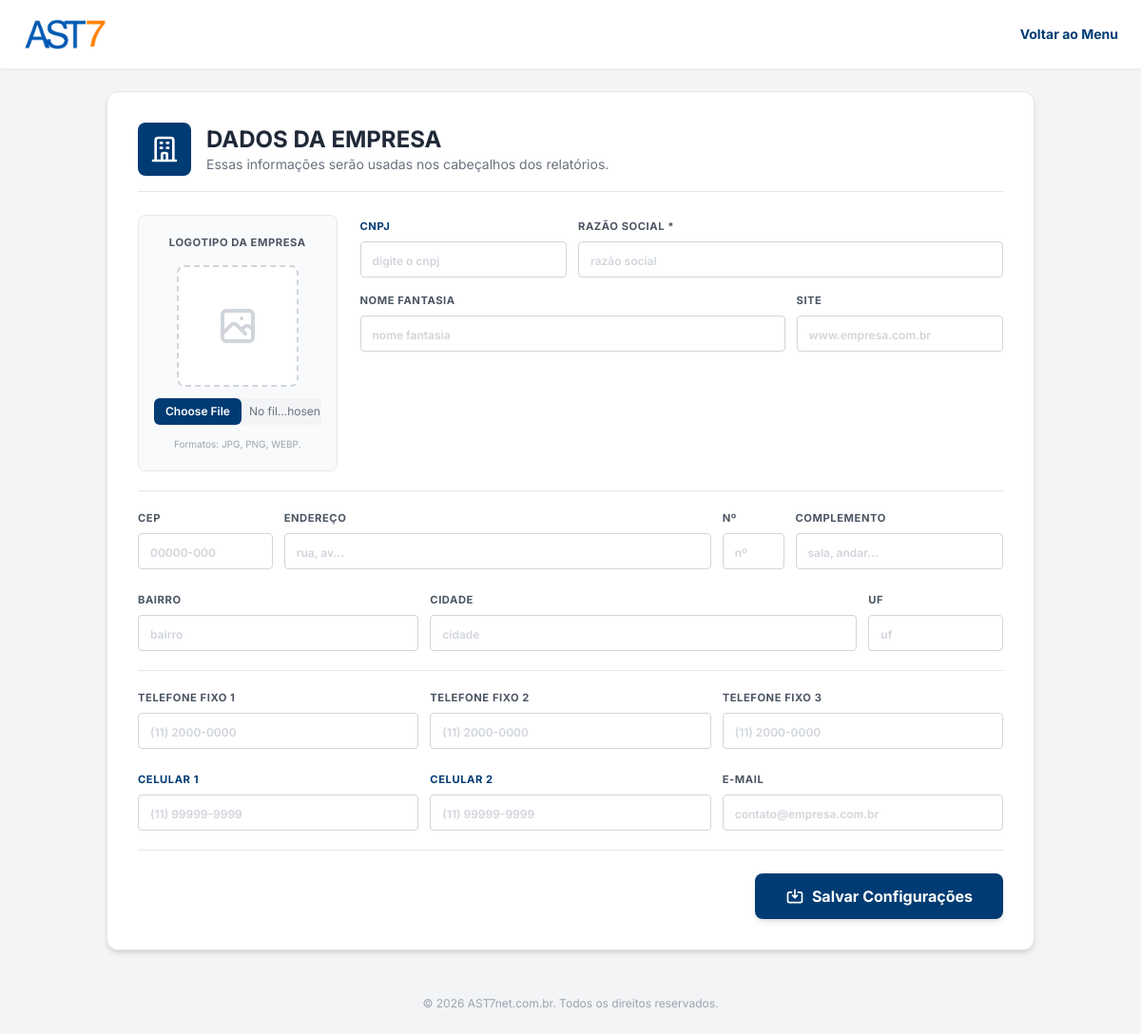
The page /empresa.php (signed in) on the database as committed earlier.
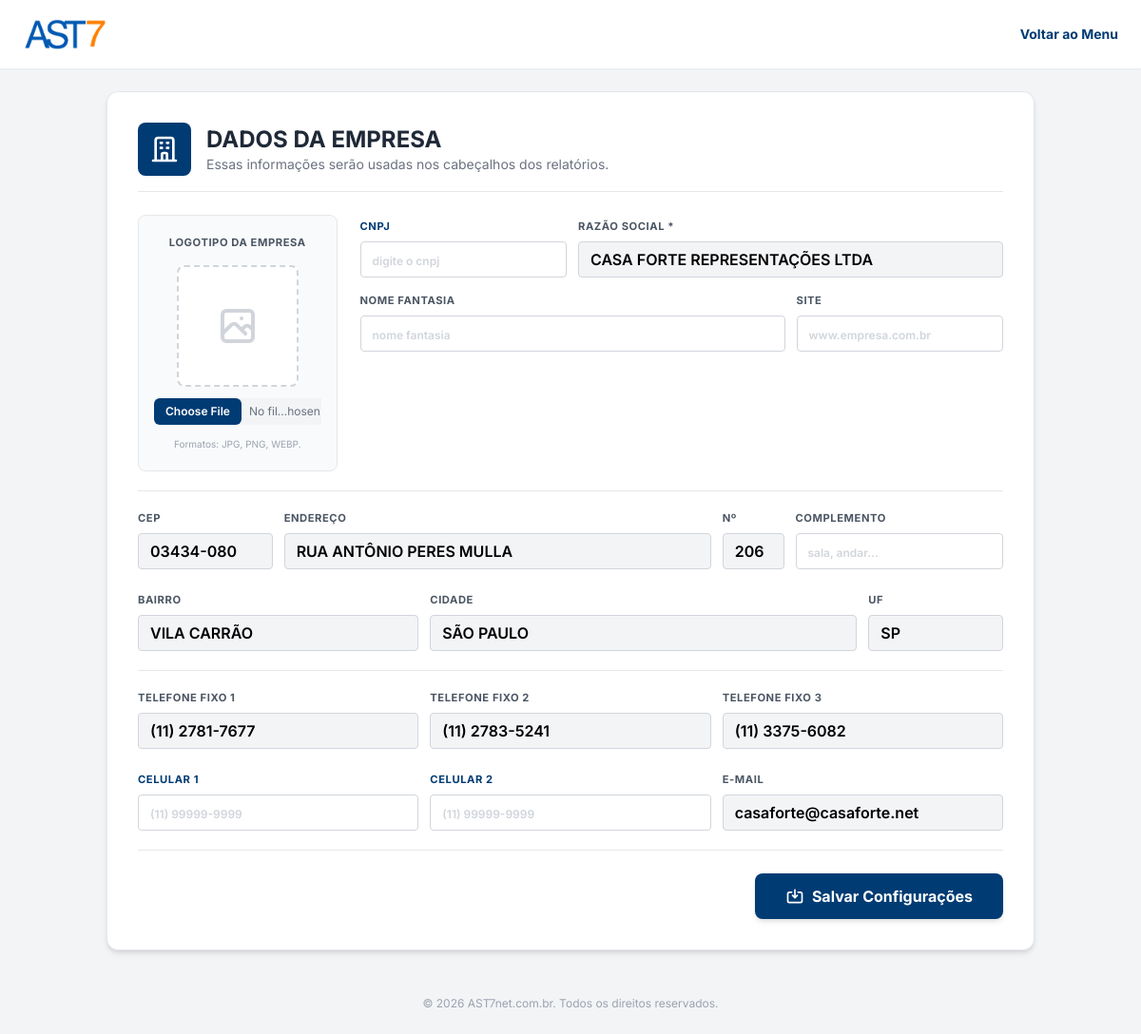
The same page on the database as committed later.
### tables this page shows
CREATE TABLE empresa (
                id INTEGER PRIMARY KEY AUTOINCREMENT,
                cnpj TEXT,
                razao_social TEXT,
                nome_fantasia TEXT,
                cep TEXT,
                endereco TEXT,
                numero TEXT,
                complemento TEXT,
                bairro TEXT,
                cidade TEXT,
                uf TEXT,
                telefone1 TEXT,
                telefone2 TEXT,
                telefone3 TEXT,
                celular1 TEXT,
                celular2 TEXT,
                email TEXT,
                site TEXT,
                logo TEXT
            );

### empresa.php (the view, shortened to what the changed rows need)
<?php
$pdo = Database::getInstance();
$empresa = $pdo->query("SELECT * FROM empresa WHERE id = 1")->fetch();
?>
<!DOCTYPE html>
<html lang="pt-BR">
<head>
    <script src="https://cdn.tailwindcss.com"></script>
</head>
<body class="bg-bg-main min-h-screen flex flex-col font-sans text-text-main text-base">
    <main class="flex-grow p-4 md:p-6 max-w-5xl mx-auto w-full">
        <div class="bg-white p-6 md:p-8 rounded-xl shadow-md border border-gray-200">
            <div class="flex items-center gap-4 mb-6 border-b pb-4">
                <div>
                    <h1 class="text-2xl font-bold text-gray-800 uppercase">Dados da Empresa</h1>
                </div>
            </div>
            <form method="POST" enctype="multipart/form-data" class="space-y-5">
                <div class="grid grid-cols-1 md:grid-cols-12 gap-6 items-start">
                    <div class="md:col-span-9 space-y-3">
                        <div class="grid grid-cols-1 md:grid-cols-12 gap-3">
                            <div class="md:col-span-8">
                                <label class="form-label block mb-1">Razão Social *</label>
                                <input type="text" name="razao_social" id="razao_social" required value="<?= htmlspecialchars($empresa['razao_social'] ?? '') ?>" placeholder="Razão Social" class="w-full px-3 py-1.5 border border-gray-300 rounded font-semibold uppercase">
                            </div>
                        </div>
                    </div>
                </div>
                <div class="grid grid-cols-1 md:grid-cols-12 gap-3 border-t pt-4">
                    <div class="md:col-span-2">
                        <label class="form-label block mb-1">CEP</label>
                        <input type="text" name="cep" id="cep" value="<?= htmlspecialchars($empresa['cep'] ?? '') ?>" placeholder="00000-000" class="w-full px-3 py-1.5 border border-gray-300 rounded font-semibold">
                    </div>
                    <div class="md:col-span-6">
                        <label class="form-label block mb-1">Endereço</label>
                        <input type="text" name="endereco" id="endereco" value="<?= htmlspecialchars($empresa['endereco'] ?? '') ?>" placeholder="Rua, Av..." class="w-full px-3 py-1.5 border border-gray-300 rounded font-semibold uppercase">
                    </div>
                    <div class="md:col-span-1">
                        <label class="form-label block mb-1">Nº</label>
                        <input type="text" name="numero" id="numero" value="<?= htmlspecialchars($empresa['numero'] ?? '') ?>" placeholder="Nº" class="w-full px-3 py-1.5 border border-gray-300 rounded font-semibold">
                    </div>
                </div>
                <div class="grid grid-cols-1 md:grid-cols-12 gap-3">
                    <div class="md:col-span-4">
                        <label class="form-label block mb-1">Bairro</label>
                        <input type="text" name="bairro" id="bairro" value="<?= htmlspecialchars($empresa['bairro'] ?? '') ?>" placeholder="Bairro" class="w-full px-3 py-1.5 border border-gray-300 rounded font-semibold uppercase">
                    </div>
                    <div class="md:col-span-6">
                        <label class="form-label block mb-1">Cidade</label>
                        <input type="text" name="cidade" id="cidade" value="<?= htmlspecialchars($empresa['cidade'] ?? '') ?>" placeholder="Cidade" class="w-full px-3 py-1.5 border border-gray-300 rounded font-semibold uppercase">
                    </div>
                    <div class="md:col-span-2">
                        <label class="form-label block mb-1">UF</label>
                        <input type="text" name="uf" id="uf" maxlength="2" value="<?= htmlspecialchars($empresa['uf'] ?? '') ?>" placeholder="UF" class="w-full px-3 py-1.5 border border-gray-300 rounded font-semibold uppercase">
                    </div>
                </div>
                <div class="grid grid-cols-1 md:grid-cols-12 gap-3 border-t pt-4">
                    <div class="md:col-span-4">
                        <label class="form-label block mb-1">Telefone Fixo 1</label>
                        <input type="text" name="telefone1" id="telefone1" value="<?= htmlspecialchars($empresa['telefone1'] ?? '') ?>" placeholder="(11) 2000-0000" class="w-full px-3 py-1.5 border border-gray-300 rounded font-semibold">
                    </div>
                    <div class="md:col-span-4">
                        <label class="form-label block mb-1">Telefone Fixo 2</label>
                        <input type="text" name="telefone2" id="telefone2" value="<?= htmlspecialchars($empresa['telefone2'] ?? '') ?>" placeholder="(11) 2000-0000" class="w-full px-3 py-1.5 border border-gray-300 rounded font-semibold">
                    </div>
                    <div class="md:col-span-4">
                        <label class="form-label block mb-1">Telefone Fixo 3</label>
                        <input type="text" name="telefone3" id="telefone3" value="<?= htmlspecialchars($empresa['telefone3'] ?? '') ?>" placeholder="(11) 2000-0000" class="w-full px-3 py-1.5 border border-gray-300 rounded font-semibold">
                    </div>
                </div>
                <div class="grid grid-cols-1 md:grid-cols-12 gap-3">
                    <div class="md:col-span-4">
                        <label class="form-label block mb-1">E-mail</label>
                        <input type="email" name="email" id="email" value="<?= htmlspecialchars($empresa['email'] ?? '') ?>" placeholder="contato@empresa.com.br" class="w-full px-3 py-1.5 border border-gray-300 rounded font-semibold lowercase">
                    </div>
                </div>
            </form>
        </div>
    </main>
</body>
</html>

Rows that differ between the two databases and show on the page:
added empresa: razao_social "CASA FORTE REPRESENTAÇÕES LTDA", cep "03434-080", endereco "Rua Antônio Peres Mulla", numero "206", bairro "Vila Carrão", cidade "São Paulo", uf "SP", telefone1 "(11) 2781-7677", telefone2 "(11) 2783-5241", telefone3 "(11) 3375-6082", email "casaforte@casaforte.net"
